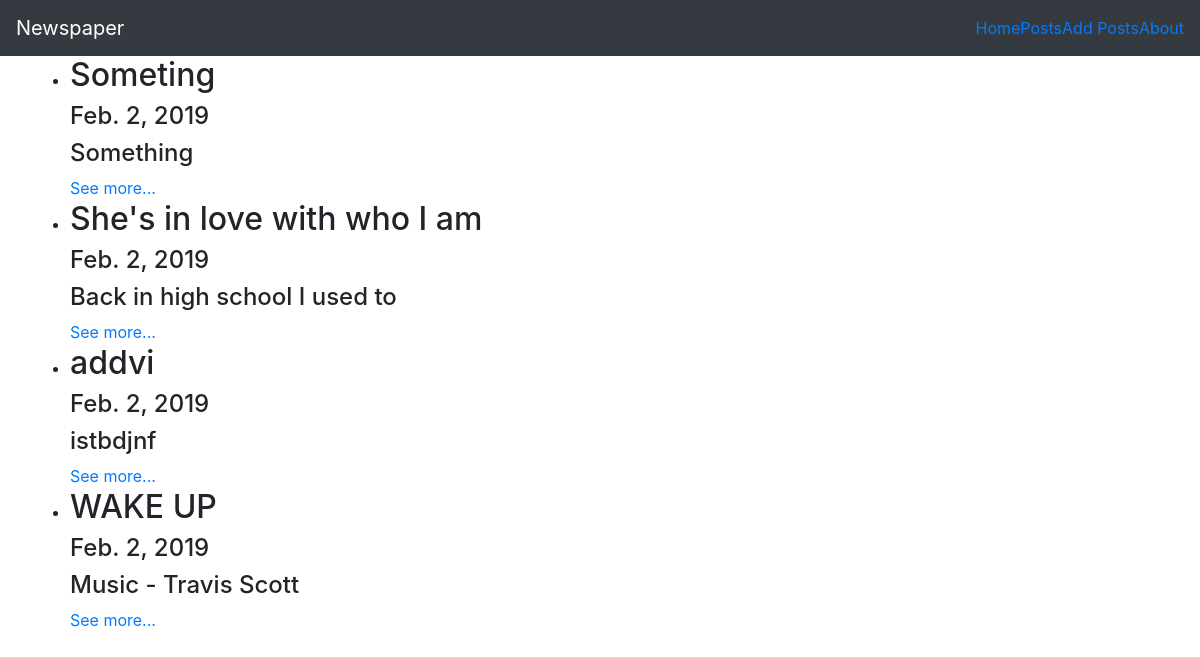
/posts/, run on the app's committed database.
### post/models.py (models this page shows, shortened)
class Post(models.Model):
    title = models.CharField(max_length=30)
    category = models.CharField(max_length=30)
    pub_date = models.DateField('date posted')
    content = models.TextField()

### post/views.py (the view)
# urls.py: path('posts/', views.PostListView.as_view(), name='post'),
class PostListView(ListView):
    model = Post
    template_name = 'posts.html'

### templates/posts.html
{% extends 'base.html' %}
{% block content %}
    <div class="col-md-6">
        {% if object_list %}
            <ul>
                {% for object in object_list %}
                    <li> <h2> {{ object.title }} </h2>
                        <h4> {{ object.pub_date }} </h4>
                        <h4> {{ object.category }} </h4>
                        <a href=" {% url 'post_detail' object.pk %} "> See more... </a>
                    </li>
                {% endfor %}
            </ul>
        {% else %}
            <h3>Oops! It seems like there's nothing in the database...</h3>
        {% endif %}
    </div>
{% endblock content %}

### templates/base.html (shortened to what this page needs)
<!DOCTYPE html>
<html>
    <head>
        <link rel="stylesheet" href="https://stackpath.bootstrapcdn.com/bootstrap/4.2.1/css/bootstrap.min.css">
    </head>
    <body>
            <nav class="navbar navbar-expand-md navbar-dark bg-dark mb-�">
                    <a class="navbar-brand" href="{% url 'home' %}">Newspaper</a>
                    <ul class="navbar-nav ml-auto">
                        <li class="nav-item"><a href="{% url 'home' %}">Home</a></li>
                        <li class="nav-item"><a href="{% url 'post' %}">Posts</a></li>
                        <li class="nav-item"><a href="{% url 'addpost' %}">Add Posts</a></li>
                        <li class="nav-item"><a href="{% url 'about' %}">About</a></li>
                    </ul>
            </nav>
            <div class="container-fluid">
                {% block content %}
                {% endblock content %}
            </div>
    </body>
</html>

### data on the page
Post: title "Someting", pub_date "Feb. 2, 2019", category "Something"
Post: title "She's in love with who I am", pub_date "Feb. 2, 2019", category "Back in high school I used to"
Post: title "addvi", pub_date "Feb. 2, 2019", category "istbdjnf"
Post: title "WAKE UP", pub_date "Feb. 2, 2019", category "Music - Travis Scott"
